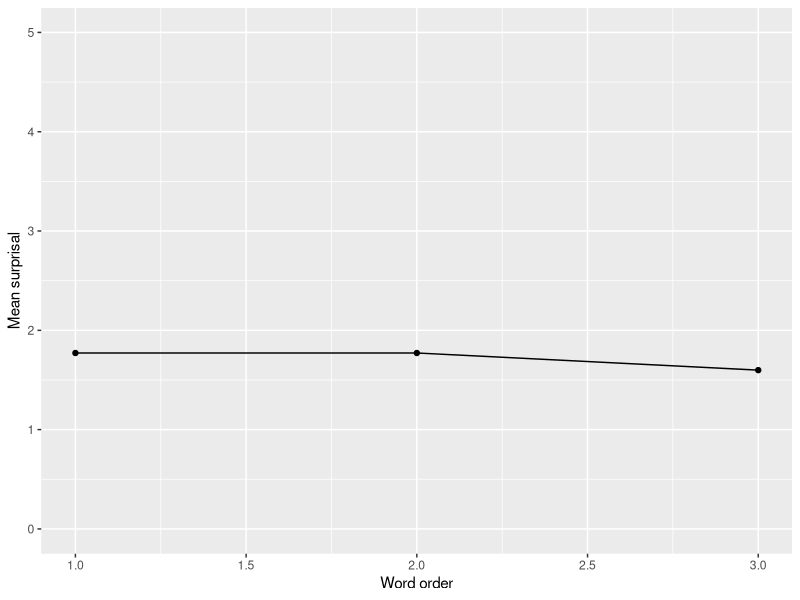
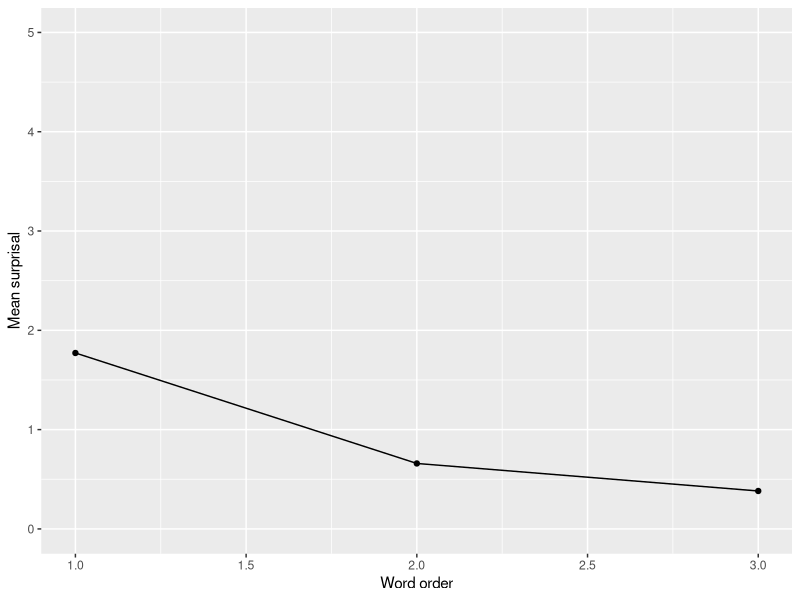

These figures' R source, in order:
library(tidyverse)
library(tidytext)

# a1 <- c("a", "cup", "broke")
# a2 <- c("the", "cup", "broke")
# a3 <- c("a", "cup", "smashed")
# a4 <- c("the", "glass", "broke")
# a5 <- c("a", "glass", "broke")
# tiny_corpus <- as.data.frame(rbind(a1, a2, a3, a4, a5))
# row.names(tiny_corpus) <- 1:5
# names(tiny_corpus) <- c("first", "second", "third")

a1 <- c("a cup broke")
a2 <- c("the cup broke")
a3 <- c("a cup smashed")
a4 <- c("the glass broke")
a5 <- c("a glass broke")
tiny_corpus <- as.data.frame(rbind(a1, a2, a3, a4, a5))
names(tiny_corpus) <- c("text")
tiny_corpus$text <- as.character(tiny_corpus$text)
row.names(tiny_corpus) <- 1:5
tiny_corpus <- tiny_corpus %>%
  unnest_tokens(word, text, drop=F)

tiny_surprisals <- tiny_corpus %>% 
  group_by(word) %>% 
  count() %>% 
  ungroup() %>% 
  mutate(p = n / sum(n)) %>% 
  mutate(s = -log(p)) 

tiny_means <- tiny_corpus %>% 
  group_by(text) %>%
  mutate(word_order = 1:n()) %>%
  ungroup() %>%
  left_join(tiny_surprisals) %>% 
  group_by(word_order) %>%
  summarise(mean_s = mean(s)) 

tiny_means %>% 
  ggplot(aes(x = word_order, y = mean_s)) + 
    geom_point() + 
    geom_line() +
    xlab("Word order") + 
    ylab("Mean surprisal") + 
    ylim(0, 5)



tiny_bigrams_prep <- tiny_corpus %>% 
  group_by(text) %>%
  mutate(lag_word = lag(word)) %>%
  group_by(lag_word, word) %>%
  count() %>%
  filter(!is.na(lag_word)) %>%
  ungroup() %>%
  mutate(p = n/sum(n)) %>%
  left_join(tiny_surprisals, by = c("lag_word" = "word")) %>%
  mutate(cond_p = n.x / n.y) %>%
  select(lag_word, word, cond_p)

tiny_bigram_means <- tiny_corpus %>%
  group_by(text) %>%
  mutate(word_order = 1:n()) %>%
  mutate(lag_word = lag(word)) %>%
  left_join(tiny_surprisals) %>%
  left_join(tiny_bigrams_prep) %>%
  mutate(s = ifelse(is.na(lag_word), s, -log(cond_p))) %>%
  group_by(word_order) %>%
  summarise(mean_s = mean(s)) 


tiny_bigram_means %>%
  ggplot(aes(x = word_order, y = mean_s)) + 
  geom_point() + 
  geom_line() + 
  xlab("Word order") + 
  ylab("Mean surprisal") + 
  ylim(0, 5)
